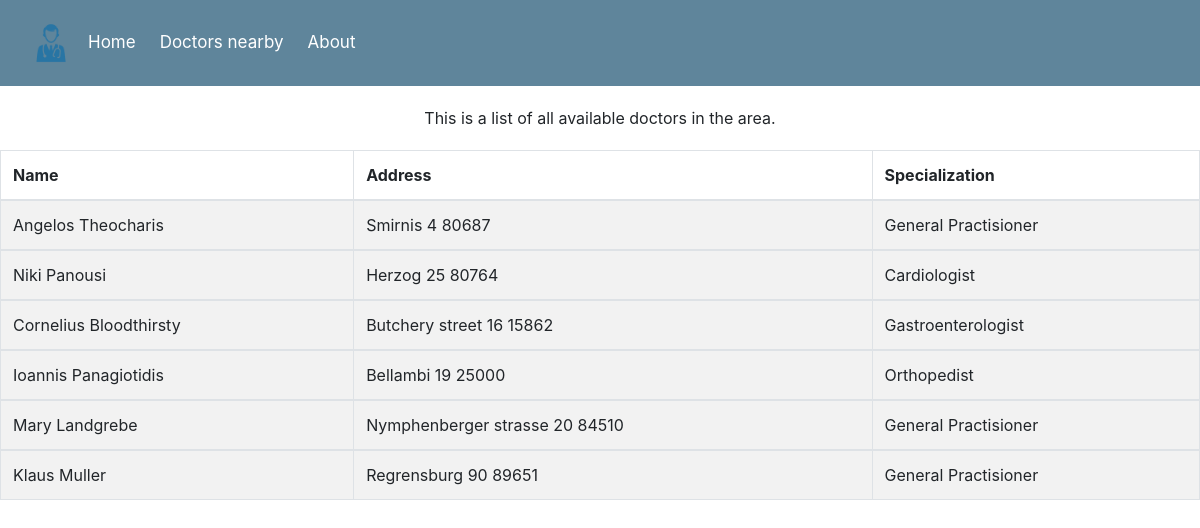
The page /phonebook on the database its author committed.
### tables this page shows
CREATE TABLE docs (
            doc_id INTEGER PRIMARY KEY AUTOINCREMENT, 
            full_name TEXT NOT NULL,
            address TEXT NOT NULL,
            specialization TEXT NOT NULL,
            user_id INTEGER UNIQUE NOT NULL,
            FOREIGN KEY(user_id) REFERENCES user(user_id)
            );

### app.py (the view)
@app.route("/phonebook")
def show_docs():
    logged_in = False
    if session.get("username") is not None:  # user is still logged in
        logged_in = True
    return render_template(
        "doctors_phonebook.html",
        doctors_list=get_doctors(),
        users_list=get_users(),
        logged_in=logged_in,
        username=session.get("username"),
    )

### db_utils.py (called while the page is built)
def get_data_from_db(db_name, db_table):
    con = sqlite3.connect(f"{PROJECT_PATH}\\{db_name}")
    cur = con.cursor()
    res = cur.execute(f"SELECT * FROM {db_table}")
    return res

def convert_tuples_dict(res) -> list:
    list_dict = []
    try:
        dict_keys = [item[0] for item in res.description]
        list_tuples = res.fetchall()
        num_cols = list_tuples[0].__len__()
        for i, item in enumerate(list_tuples):
            temp_dict = {}
            for j in range(num_cols):
                temp_dict[dict_keys[j]] = item[j]
            list_dict.append(temp_dict)
    except:
        print(
            "Issue with covnerting data in database into list - most likely the database is empty"
        )
    return list_dict

def get_users() -> list:
    return convert_tuples_dict(
        get_data_from_db(db_users.database_name, db_users.database_tables)
    )

def get_doctors() -> list:
    return convert_tuples_dict(
        get_data_from_db(db_users.database_name, db_doctors.database_tables)
    )

### templates/doctors_phonebook.html (shortened to what this page needs)
{% extends "layout.html" %}
{% block body %}
<div style="text-align: center; padding: 20px;">
    This is a list of all available doctors in the area.
</div>
<table id="doc_table" class="table table-striped table-bordered" style="width:100%">
    <thead>
        <tr>
            <th>Name</th>
            <th>Address</th>
            <th>Specialization</th>
        </tr>
    </thead>
    {% for doctor in doctors_list %}
    <tbody>
        <tr>
            {% for column in ["full_name", "address", "specialization" ]%}
            <td>{{doctor[column]}}</td>
            {% endfor %}
    </tbody>
    {% endfor %}
</table>
{% endblock %}

### templates/layout.html (shortened to what this page needs)
<!DOCTYPE html>
<html lang="en">
<head>
    <link rel="stylesheet" href="https://cdnjs.cloudflare.com/ajax/libs/twitter-bootstrap/4.5.2/css/bootstrap.css">
    <link rel="stylesheet" href = "https://cdn.datatables.net/2.1.2/css/dataTables.bootstrap4.css">
    <link rel="stylesheet" href="{{ url_for('static', filename='mucdocs.css') }}">
</head>
<body>
    <div class="navbar">
        <div class="navbar_fixed">
            <img class="navbar_items" src="{{ url_for('static', filename='images/logo.png') }}" width="50px" style="padding: 0px 0px;">
            <div class=navbar_items><a href="home">Home</a></div>
            <div class=navbar_items><a href="phonebook">Doctors nearby</a></div>
            <div class=navbar_items><a href="about">About</a></div>
        </div>
        <div>
        </div>
        <div class="navbar_login">
            <div class=navbar_items id="logged_credentials" style="font-size: 14px;"></div>
        </div>
    </div>
    {% block body %}
    {% endblock %}
</body>
</html>

### static/mucdocs.css (style rules this page uses)
.navbar { display: flex; background-color: #5f859b; }
.navbar_items { color: rgb(251, 252, 252); font-size: 17px; padding: 10px 10px; }
.navbar_items a { color: white; }
.navbar_fixed { display: flex; text-align: left; align-items: center; }
.navbar_login { display: flex; margin-left: auto; align-items: center; }
div { text-align: center; padding: 10px; }
div a { padding: 2px }

### rows shown on the page
docs: full_name "Angelos Theocharis" "Smirnis 4 80687" "General Practisioner"
docs: full_name "Niki Panousi" "Herzog 25 80764" "Cardiologist"
docs: full_name "Cornelius Bloodthirsty" "Butchery street 16 15862" "Gastroenterologist"
docs: full_name "Ioannis Panagiotidis" "Bellambi 19 25000" "Orthopedist"
docs: full_name "Mary Landgrebe" "Nymphenberger strasse 20 84510" "General Practisioner"
docs: full_name "Klaus Muller" "Regrensburg 90 89651" "General Practisioner"
